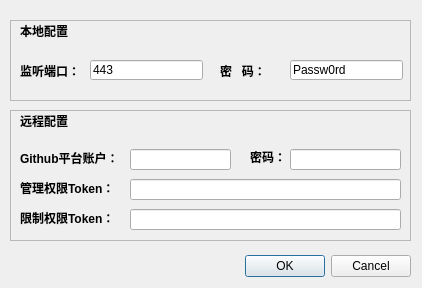
<?xml version="1.0" encoding="UTF-8"?>
<ui version="4.0">
 <class>ctlSettings</class>
 <widget class="QDialog" name="ctlSettings">
  <property name="geometry">
   <rect>
    <x>0</x>
    <y>0</y>
    <width>422</width>
    <height>288</height>
   </rect>
  </property>
  <property name="windowTitle">
   <string>Dialog</string>
  </property>
  <property name="modal">
   <bool>true</bool>
  </property>
  <widget class="QDialogButtonBox" name="buttonBox">
   <property name="geometry">
    <rect>
     <x>70</x>
     <y>250</y>
     <width>341</width>
     <height>32</height>
    </rect>
   </property>
   <property name="orientation">
    <enum>Qt::Horizontal</enum>
   </property>
   <property name="standardButtons">
    <set>QDialogButtonBox::Cancel|QDialogButtonBox::Ok</set>
   </property>
  </widget>
  <widget class="QLabel" name="label">
   <property name="geometry">
    <rect>
     <x>20</x>
     <y>50</y>
     <width>71</width>
     <height>41</height>
    </rect>
   </property>
   <property name="font">
    <font>
     <weight>75</weight>
     <bold>true</bold>
     <underline>false</underline>
     <strikeout>false</strikeout>
    </font>
   </property>
   <property name="text">
    <string>监听端口：</string>
   </property>
  </widget>
  <widget class="QLineEdit" name="port">
   <property name="geometry">
    <rect>
     <x>90</x>
     <y>60</y>
     <width>113</width>
     <height>20</height>
    </rect>
   </property>
   <property name="text">
    <string>443</string>
   </property>
  </widget>
  <widget class="QLineEdit" name="password">
   <property name="geometry">
    <rect>
     <x>290</x>
     <y>60</y>
     <width>113</width>
     <height>20</height>
    </rect>
   </property>
   <property name="text">
    <string>Passw0rd</string>
   </property>
  </widget>
  <widget class="QLabel" name="label_2">
   <property name="geometry">
    <rect>
     <x>220</x>
     <y>50</y>
     <width>71</width>
     <height>41</height>
    </rect>
   </property>
   <property name="font">
    <font>
     <weight>75</weight>
     <bold>true</bold>
     <underline>false</underline>
     <strikeout>false</strikeout>
    </font>
   </property>
   <property name="text">
    <string>密   码：</string>
   </property>
  </widget>
  <widget class="QFrame" name="frame">
   <property name="geometry">
    <rect>
     <x>10</x>
     <y>20</y>
     <width>401</width>
     <height>81</height>
    </rect>
   </property>
   <property name="frameShape">
    <enum>QFrame::StyledPanel</enum>
   </property>
   <property name="frameShadow">
    <enum>QFrame::Raised</enum>
   </property>
   <widget class="QLabel" name="label_3">
    <property name="geometry">
     <rect>
      <x>10</x>
      <y>0</y>
      <width>54</width>
      <height>21</height>
     </rect>
    </property>
    <property name="font">
     <font>
      <weight>75</weight>
      <italic>false</italic>
      <bold>true</bold>
     </font>
    </property>
    <property name="text">
     <string>本地配置</string>
    </property>
   </widget>
  </widget>
  <widget class="QFrame" name="frame_2">
   <property name="geometry">
    <rect>
     <x>10</x>
     <y>110</y>
     <width>401</width>
     <height>131</height>
    </rect>
   </property>
   <property name="frameShape">
    <enum>QFrame::StyledPanel</enum>
   </property>
   <property name="frameShadow">
    <enum>QFrame::Raised</enum>
   </property>
   <widget class="QLabel" name="label_4">
    <property name="geometry">
     <rect>
      <x>10</x>
      <y>0</y>
      <width>54</width>
      <height>21</height>
     </rect>
    </property>
    <property name="font">
     <font>
      <weight>75</weight>
      <italic>false</italic>
      <bold>true</bold>
     </font>
    </property>
    <property name="text">
     <string>远程配置</string>
    </property>
   </widget>
   <widget class="QLabel" name="label_5">
    <property name="geometry">
     <rect>
      <x>10</x>
      <y>100</y>
      <width>131</width>
      <height>16</height>
     </rect>
    </property>
    <property name="font">
     <font>
      <weight>75</weight>
      <bold>true</bold>
     </font>
    </property>
    <property name="text">
     <string>限制权限Token：</string>
    </property>
   </widget>
   <widget class="QLabel" name="label_6">
    <property name="geometry">
     <rect>
      <x>240</x>
      <y>39</y>
      <width>51</width>
      <height>16</height>
     </rect>
    </property>
    <property name="font">
     <font>
      <weight>75</weight>
      <bold>true</bold>
     </font>
    </property>
    <property name="text">
     <string>密码：</string>
    </property>
   </widget>
   <widget class="QLineEdit" name="lineEdit_3">
    <property name="geometry">
     <rect>
      <x>280</x>
      <y>39</y>
      <width>111</width>
      <height>21</height>
     </rect>
    </property>
   </widget>
   <widget class="QLabel" name="label_7">
    <property name="geometry">
     <rect>
      <x>10</x>
      <y>70</y>
      <width>131</width>
      <height>16</height>
     </rect>
    </property>
    <property name="font">
     <font>
      <weight>75</weight>
      <bold>true</bold>
     </font>
    </property>
    <property name="text">
     <string>管理权限Token：</string>
    </property>
   </widget>
   <widget class="QLineEdit" name="lineEdit_2">
    <property name="geometry">
     <rect>
      <x>120</x>
      <y>39</y>
      <width>101</width>
      <height>21</height>
     </rect>
    </property>
   </widget>
   <widget class="QLabel" name="label_8">
    <property name="geometry">
     <rect>
      <x>10</x>
      <y>40</y>
      <width>111</width>
      <height>16</height>
     </rect>
    </property>
    <property name="font">
     <font>
      <weight>75</weight>
      <bold>true</bold>
     </font>
    </property>
    <property name="text">
     <string>Github平台账户：</string>
    </property>
   </widget>
   <widget class="QLineEdit" name="lineEdit_5">
    <property name="geometry">
     <rect>
      <x>120</x>
      <y>99</y>
      <width>271</width>
      <height>21</height>
     </rect>
    </property>
   </widget>
   <widget class="QLineEdit" name="lineEdit_4">
    <property name="geometry">
     <rect>
      <x>120</x>
      <y>69</y>
      <width>271</width>
      <height>21</height>
     </rect>
    </property>
   </widget>
  </widget>
  <zorder>frame</zorder>
  <zorder>buttonBox</zorder>
  <zorder>label</zorder>
  <zorder>port</zorder>
  <zorder>password</zorder>
  <zorder>label_2</zorder>
  <zorder>frame_2</zorder>
 </widget>
 <resources/>
 <connections>
  <connection>
   <sender>buttonBox</sender>
   <signal>accepted()</signal>
   <receiver>ctlSettings</receiver>
   <slot>accept()</slot>
   <hints>
    <hint type="sourcelabel">
     <x>248</x>
     <y>254</y>
    </hint>
    <hint type="destinationlabel">
     <x>157</x>
     <y>274</y>
    </hint>
   </hints>
  </connection>
  <connection>
   <sender>buttonBox</sender>
   <signal>rejected()</signal>
   <receiver>ctlSettings</receiver>
   <slot>reject()</slot>
   <hints>
    <hint type="sourcelabel">
     <x>316</x>
     <y>260</y>
    </hint>
    <hint type="destinationlabel">
     <x>286</x>
     <y>274</y>
    </hint>
   </hints>
  </connection>
 </connections>
</ui>
